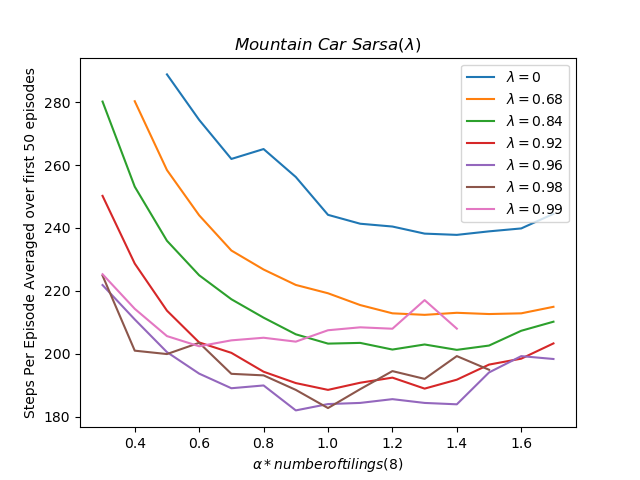

Source code (Python):
import numpy as np
import matplotlib.pyplot as plt
from tqdm import tqdm
from mpl_toolkits.mplot3d import axes3d
from tiles3 import IHT, tiles
from collections import deque

x_min=-1.2
x_max=0.5
v_min=-0.07
v_max=0.07
gamma=1
actions=[-1.0, 0.0, 1.0]
limit=5000

def normalize_v(v):

	if v<v_min:

		return v_min

	if v>v_max:

		return v_max

	return v

def normalize_x(x):

	if x<x_min:

		return x_min

	if x>x_max:

		return x_max

	return x

def SARSALambda(lamda, episodes, tilings, alpha, eps):

	iht=IHT(4096)
	w=np.zeros(4096)
	steps_per_episode=np.zeros(episodes)

	Xscale=tilings/(x_max-x_min)
	Vscale=tilings/(v_max-v_min)

	for episode in range(episodes):

		z=np.zeros(4096)
		x=np.random.uniform(-0.6, -0.4)
		v=0
		a=np.random.randint(len(actions))
		T=0

		while x!=x_max:

			T+=1
			steps_per_episode[episode]+=1

			if(steps_per_episode[episode]>limit):

				print('Step Limit Exceeded')
				break

			v_nxt=normalize_v(v+0.001*actions[a]-0.0025*np.cos(3*x))
			x_nxt=normalize_x(x+v_nxt)
			
			if x_nxt==x_min:

				v_nxt=0

			a_nxt=0
			val_nxt=0

			if np.random.rand()<eps:

				a_nxt=np.random.randint(len(actions))
				features=tiles(iht, tilings, [x_nxt*Xscale, v_nxt*Vscale], [actions[a_nxt]])
				val_nxt=np.sum(w[features])

			else:

				val=[]

				for i in range(len(actions)):
					
					features=tiles(iht, tilings, [x_nxt*Xscale, v_nxt*Vscale], [actions[i]])
					val.append(np.sum(w[features]))

				a_nxt=np.random.choice(np.ndarray.flatten(np.argwhere(val==np.max(val))))
				val_nxt=val[a_nxt]

			features=tiles(iht, tilings, [x*Xscale, v*Vscale], [actions[a]])
			delta=-1+gamma*val_nxt-np.sum(w[features])

			z=gamma*lamda*z
			z[features]=1

			w=np.add(w, (alpha/tilings)*delta*z)

			(x, v, a)=(x_nxt, v_nxt, a_nxt)
	
	return steps_per_episode

def figure_12_10():

	episodes=50
	tilings=8
	N=[0, 0.68, 0.84, 0.92, 0.96, 0.98, 0.99]
	alpha=[np.arange(0.5, 1.8, 0.1), np.arange(0.4, 1.8, 0.1), np.arange(0.3, 1.8, 0.1), np.arange(0.3, 1.8, 0.1), np.arange(0.3, 1.8, 0.1), np.arange(0.3, 1.6, 0.1), np.arange(0.3, 1.5, 0.1)]
	eps=0
	steps=[np.zeros(len(alpha[i])) for i in range(len(N))]
	runs=30

	for run in tqdm(range(runs)):

		for i, lamda in enumerate(N):

			for j, a in enumerate(alpha[i]):

				steps[i][j]+=np.mean(SARSALambda(lamda, episodes, tilings, np.round(a, 2), eps))
				
				print(lamda ,np.round(a, 2))

	for i in range(len(N)):

		steps[i]/=runs
		plt.plot(alpha[i], steps[i], label=r'$\lambda={}$'.format(N[i]))

	plt.xlabel(r'$\alpha*number of tilings({})$'.format(tilings))
	plt.ylabel('Steps Per Episode Averaged over first 50 episodes')
	plt.title(r'$Mountain \ Car \ Sarsa(\lambda)$')
	plt.legend()
	plt.savefig('figure_12_10.png')
	plt.close()

def Main():

	figure_12_10()

Main()
